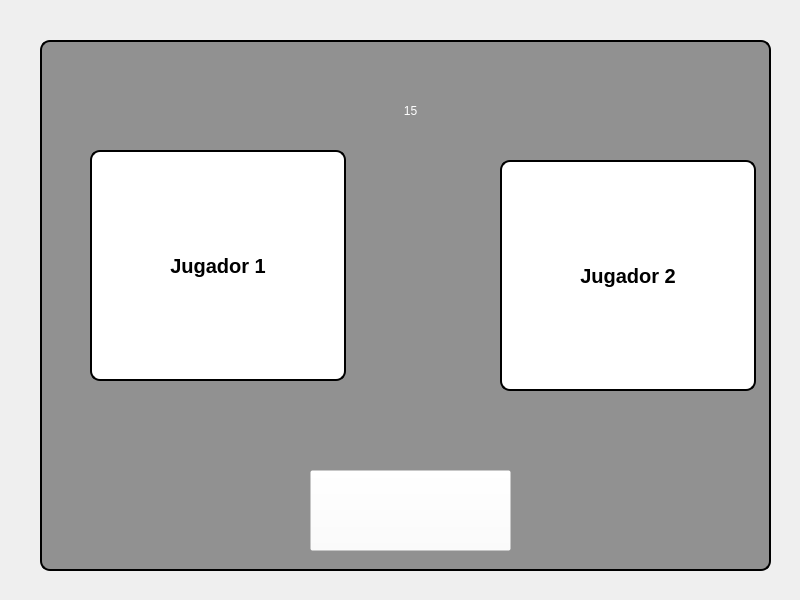
<?xml version="1.0" encoding="UTF-8"?>
<ui version="4.0">
 <class>MainWindow</class>
 <widget class="QMainWindow" name="MainWindow">
  <property name="geometry">
   <rect>
    <x>0</x>
    <y>0</y>
    <width>800</width>
    <height>600</height>
   </rect>
  </property>
  <property name="windowTitle">
   <string>MainWindow</string>
  </property>
  <widget class="QWidget" name="centralwidget">
   <widget class="QLabel" name="label">
    <property name="geometry">
     <rect>
      <x>0</x>
      <y>0</y>
      <width>800</width>
      <height>600</height>
     </rect>
    </property>
    <property name="minimumSize">
     <size>
      <width>800</width>
      <height>600</height>
     </size>
    </property>
    <property name="maximumSize">
     <size>
      <width>800</width>
      <height>600</height>
     </size>
    </property>
    <property name="text">
     <string/>
    </property>
    <property name="pixmap">
     <pixmap>../../sprites/background/index3.png</pixmap>
    </property>
    <property name="scaledContents">
     <bool>true</bool>
    </property>
   </widget>
   <widget class="QLabel" name="label_3">
    <property name="geometry">
     <rect>
      <x>40</x>
      <y>40</y>
      <width>731</width>
      <height>531</height>
     </rect>
    </property>
    <property name="styleSheet">
     <string notr="true">border-style: outset;
    border-width: 2px;
    border-radius: 10px;
background-color: rgb(0, 0, 0);
background-color: rgba(0, 0, 0, 100);
    font: bold 14px;
    min-width: 10em;
    padding: 6px;</string>
    </property>
    <property name="text">
     <string/>
    </property>
   </widget>
   <widget class="QPushButton" name="volverBoton">
    <property name="geometry">
     <rect>
      <x>310</x>
      <y>470</y>
      <width>201</width>
      <height>81</height>
     </rect>
    </property>
    <property name="styleSheet">
     <string notr="true">background-color: rgba(255, 255, 255, 0);</string>
    </property>
    <property name="text">
     <string/>
    </property>
    <property name="icon">
     <iconset>
      <normaloff>../../sprites/background/back_button.png</normaloff>../../sprites/background/back_button.png</iconset>
    </property>
    <property name="iconSize">
     <size>
      <width>200</width>
      <height>200</height>
     </size>
    </property>
   </widget>
   <widget class="QLabel" name="j1">
    <property name="geometry">
     <rect>
      <x>90</x>
      <y>150</y>
      <width>256</width>
      <height>231</height>
     </rect>
    </property>
    <property name="styleSheet">
     <string notr="true">border-style: outset;
    border-width: 2px;
    border-radius: 10px;
background-color: rgb(0, 0, 0);
background-color: rgba(0, 0, 0, 100);
    font: bold 20px;
    min-width: 10em;
    padding: 6px;
background-color: rgb(255, 255, 255);</string>
    </property>
    <property name="text">
     <string>Jugador 1</string>
    </property>
    <property name="alignment">
     <set>Qt::AlignCenter</set>
    </property>
   </widget>
   <widget class="QLabel" name="j2">
    <property name="geometry">
     <rect>
      <x>500</x>
      <y>160</y>
      <width>256</width>
      <height>231</height>
     </rect>
    </property>
    <property name="styleSheet">
     <string notr="true">border-style: outset;
    border-width: 2px;
    border-radius: 10px;
background-color: rgb(0, 0, 0);
background-color: rgba(0, 0, 0, 100);
    font: bold 20px;
    min-width: 10em;
    padding: 6px;
background-color: rgb(255, 255, 255);</string>
    </property>
    <property name="text">
     <string>Jugador 2</string>
    </property>
    <property name="alignment">
     <set>Qt::AlignCenter</set>
    </property>
   </widget>
   <widget class="QLabel" name="temporizador">
    <property name="geometry">
     <rect>
      <x>370</x>
      <y>70</y>
      <width>81</width>
      <height>81</height>
     </rect>
    </property>
    <property name="styleSheet">
     <string notr="true">font: 30pt &quot;Rockwell Condensed&quot;;
color: rgb(255, 255, 255);</string>
    </property>
    <property name="text">
     <string>15</string>
    </property>
    <property name="alignment">
     <set>Qt::AlignCenter</set>
    </property>
   </widget>
  </widget>
 </widget>
 <resources/>
 <connections/>
</ui>
